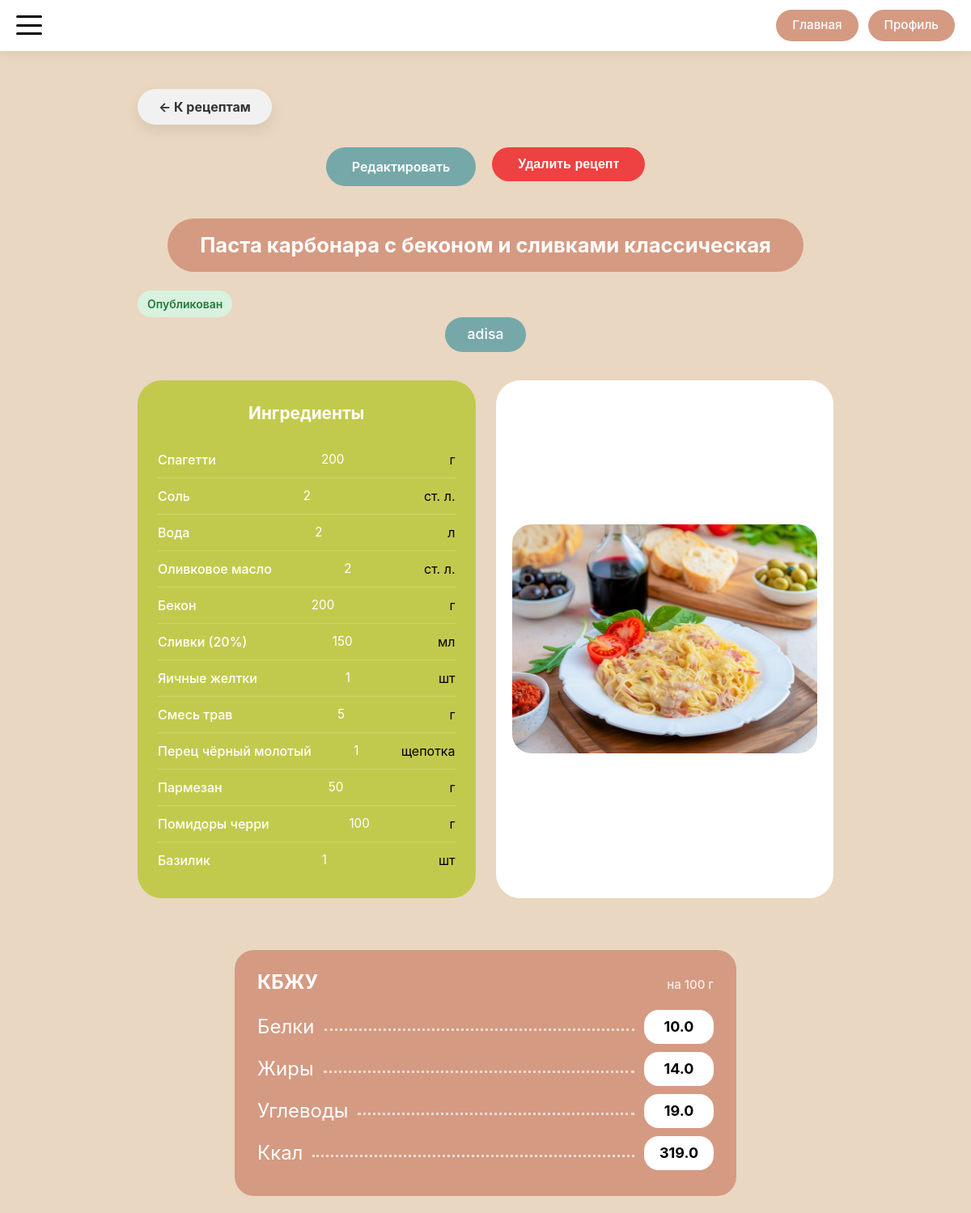
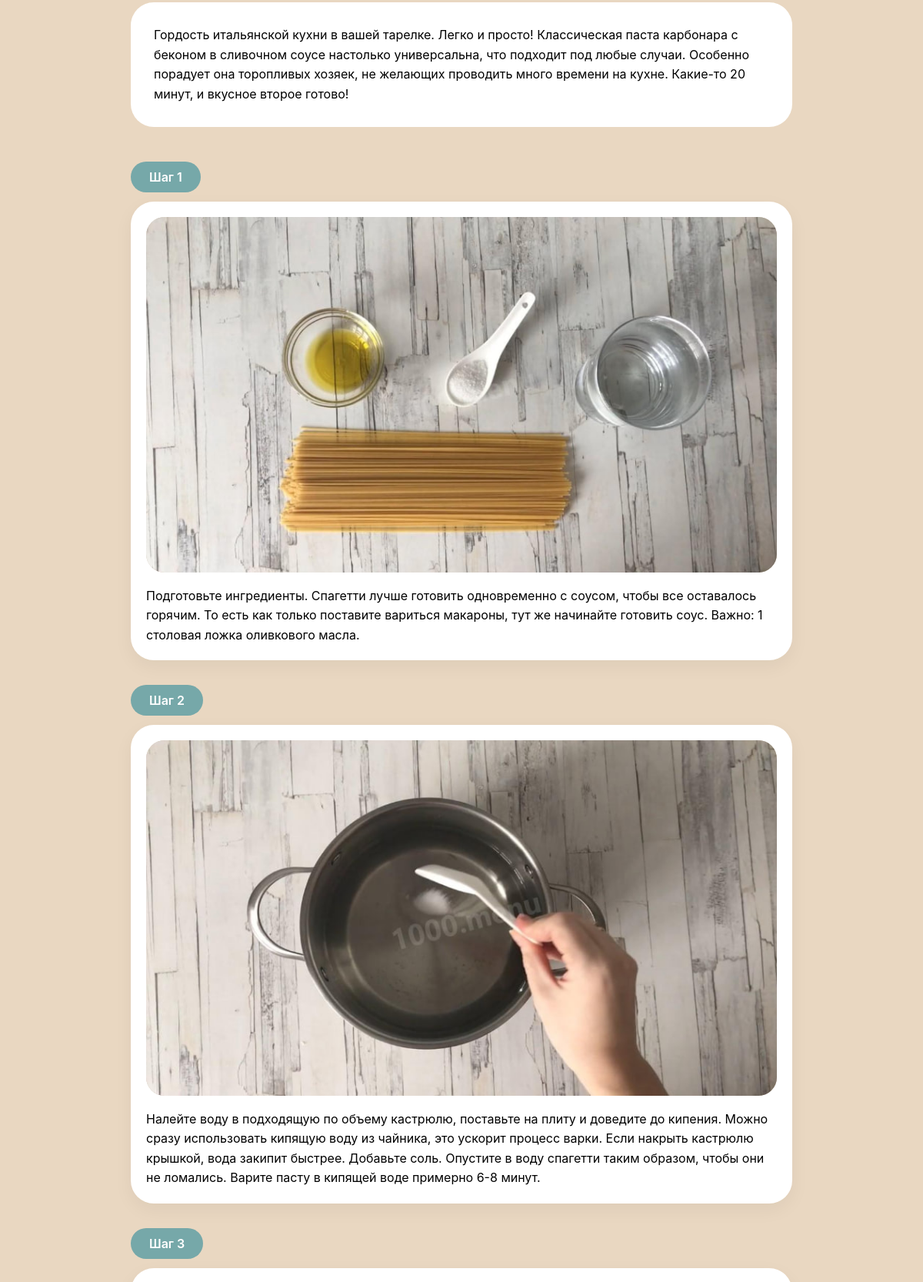
Screenshot of /recipes/18/manage (signed in, upper part) with the database file from the repository (2 pictures, top to bottom).
### models.py (models this page shows, shortened)
class Recipe(db.Model):
    __tablename__ = 'recipe'
    id = db.Column(db.Integer, primary_key=True)
    title = db.Column(db.String(200), nullable=False)
    description = db.Column(db.Text)
    author_id = db.Column(db.Integer, db.ForeignKey('user.id'), nullable=False)
    status = db.Column(db.Enum(RecipeStatusEnum), nullable=False, default=RecipeStatusEnum.PENDING)
    created_at = db.Column(db.DateTime, default=datetime.utcnow)
    updated_at = db.Column(db.DateTime, default=datetime.utcnow, onupdate=datetime.utcnow)
    main_image_url = db.Column(db.String(300))
    calories = db.Column(db.Float, nullable=True)
    proteins = db.Column(db.Float, nullable=True)
    fats = db.Column(db.Float, nullable=True)
    carbohydrates = db.Column(db.Float, nullable=True)
    ingredients = db.Column(db.JSON)  # В SQLAlchemy JSON может хранить массивы
    steps = db.relationship('RecipeStep', backref='recipe', lazy='dynamic', cascade='all, delete-orphan')
    comments = db.relationship('Comment', backref='recipe', lazy='dynamic', cascade='all, delete-orphan')
    notes = db.relationship('Note', backref='recipe', lazy='dynamic', cascade='all, delete-orphan')
    favorites = db.relationship('Favorite', backref='recipe', lazy='dynamic', cascade='all, delete-orphan')
    cart_items = db.relationship('CartItem', backref='recipe', lazy='dynamic', cascade='all, delete-orphan')

class User(db.Model, UserMixin):
    __tablename__ = 'user'
    id = db.Column(db.Integer, primary_key=True)
    username = db.Column(db.String(100), unique=True, nullable=False)
    password_hash = db.Column(db.String(255), nullable=False)
    avatar_url = db.Column(db.String(300))
    created_at = db.Column(db.DateTime, default=datetime.utcnow)
    role = db.Column(db.Enum(UserRoleEnum), nullable=False, default=UserRoleEnum.USER)
    recipes = db.relationship('Recipe', backref='author', lazy='dynamic')
    comments = db.relationship('Comment', backref='author', lazy='dynamic')
    favorites = db.relationship('Favorite', backref='user', lazy='dynamic')
    cart_items = db.relationship('CartItem', backref='user', lazy='dynamic')
    notes = db.relationship('Note', backref='user', lazy='dynamic')
    chefs = db.relationship('Chef', backref='admin', lazy='dynamic')
    articles = db.relationship('Article', backref='author', lazy='dynamic')
    chef_ratings = db.relationship('ChefRating', backref='user', lazy='dynamic', cascade='all, delete-orphan')

class RecipeStep(db.Model):
    __tablename__ = 'recipe_step'
    id = db.Column(db.Integer, primary_key=True)
    recipe_id = db.Column(db.Integer, db.ForeignKey('recipe.id'), nullable=False)
    step_number = db.Column(db.Integer, nullable=False)
    text = db.Column(db.Text, nullable=False)
    image_url = db.Column(db.String(300))
    __table_args__ = (
        db.UniqueConstraint('recipe_id', 'step_number', name='unique_recipe_step'),
    )

### routes/recipe_routes.py (the view)
@app.route('/recipes/<int:recipe_id>/manage')
@login_required
def recipe_manage(recipe_id):
    recipe = Recipe.query.get_or_404(recipe_id)
    if recipe.author_id != current_user.id:
        abort(403)
    comments_allowed = recipe.status == RecipeStatusEnum.PUBLISHED
    comments = get_recipe_comments(recipe.id)
    return render_template(
        'recipes/recipe_manage.html',
        recipe=recipe,
        comments=comments,
        comments_allowed=comments_allowed
    )

### app.py (called while the page is built)
@login_manager.user_loader
def load_user(user_id):
    return User.query.get(int(user_id))

@app.context_processor
def inject_enums():
    return dict(UserRoleEnum=UserRoleEnum)

### routes/recipe_routes.py (called while the page is built)
def get_recipe_comments(recipe_id):
    comments = (
        Comment.query
        .filter_by(recipe_id=recipe_id)
        .order_by(Comment.created_at.asc())
        .all()
    )
    for comment in comments:
        if comment.created_at and comment.updated_at:
            comment.is_edited = (comment.updated_at - comment.created_at).total_seconds() > 1
        else:
            comment.is_edited = False
    return comments

### templates/recipes/recipe_manage.html (shortened to what this page needs)
{% extends 'base/base.html' %}
{% block main_class %}recipe-manage-main{% endblock %}
{% block container_class %}recipe-manage-container{% endblock %}
{% block content %}
{% with back_url=url_for('recipes'), back_text='К рецептам', back_class='recipe-back-btn' %}
{% include 'components/_back_button.html' %}
{% endwith %}
<div class="recipe-manage-actions-bar">
    <a href="{{ url_for('recipe_edit', recipe_id=recipe.id) }}" class="recipe-manage-action-btn action-edit"
       style="text-decoration: none; text-align: center;">Редактировать</a>
    <form id="delete-recipe-form" action="{{ url_for('recipe_delete', recipe_id=recipe.id) }}" method="POST"
          style="display:inline;">
        <button type="button" class="recipe-manage-action-btn action-delete" id="open-delete-modal">
            Удалить рецепт
        </button>
    </form>
</div>
<div class="recipe-manage-info-block">
    <div class="recipe-manage-title-wrapper">
        <div class="recipe-manage-title-pill">{{ recipe.title }}</div>
    </div>
    <div class="recipe-manage-status-wrapper">
        {% if recipe.status.value == 'published' %}
        <div class="recipe-status recipe-status-published">Опубликован</div>
        {% elif recipe.status.value == 'pending' %}
        <div class="recipe-status recipe-status-pending">На модерации</div>
        {% elif recipe.status.value == 'rejected' %}
        <div class="recipe-status recipe-status-rejected">Отклонён</div>
        {% endif %}
    </div>
    <div class="recipe-manage-author-wrapper">
        <div class="recipe-manage-author-pill">{{ recipe.author.username }}</div>
    </div>
    <div class="recipe-manage-ingredients-photo-row">
        <div class="recipe-manage-ingredients-box">
            <div class="recipe-manage-ingredients-title">Ингредиенты</div>
            <ul class="recipe-manage-ingredients-list">
                {% for ingredient in recipe.ingredients %}
                <li class="recipe-ingredient-item">
                    <span class="ingredient-name">{{ ingredient.name }}</span>
                    <span class="ingredient-amount">{{ ingredient.amount }}</span>
                    <span class="ingredient-unit">{{ ingredient.unit }}</span>
                </li>
                {% endfor %}
            </ul>
        </div>
        <div class="recipe-manage-photo-box">
            <div class="recipe-manage-photo-inner">
                <img src="{{ recipe.main_image_url if recipe.main_image_url else 'https://placehold.co' }}"
                     alt="{{ recipe.title }}">
            </div>
        </div>
    </div>
</div>
{% include 'components/_nutrition_view.html' %}
<div class="recipe-manage-description-block">
    <div class="recipe-manage-description-card">
        <div class="recipe-manage-description-content">{{ recipe.description|safe }}</div>
    </div>
</div>
<div class="recipe-manage-steps-block">
    {% for step in recipe.steps %}
    {% set step_index = loop.index %}
    {% include 'components/_step_block.html' %}
    {% endfor %}
</div>
{% endblock %}

### templates/components/_nutrition_view.html
{% set has_nutrition =
recipe.proteins is not none
or recipe.fats is not none
or recipe.carbohydrates is not none
or recipe.calories is not none
%}
{% if has_nutrition %}
<div class="nutrition-view-card">
    <div class="nutrition-view-header">
        <span>КБЖУ</span>
        <span class="nutrition-view-subtitle">на 100 г</span>
    </div>
    <div class="nutrition-view-row">
        <span>Белки</span>
        <span class="nutrition-dots"></span>
        <strong>{{ recipe.proteins if recipe.proteins is not none else '—' }}</strong>
    </div>
    <div class="nutrition-view-row">
        <span>Жиры</span>
        <span class="nutrition-dots"></span>
        <strong>{{ recipe.fats if recipe.fats is not none else '—' }}</strong>
    </div>
    <div class="nutrition-view-row">
        <span>Углеводы</span>
        <span class="nutrition-dots"></span>
        <strong>{{ recipe.carbohydrates if recipe.carbohydrates is not none else '—' }}</strong>
    </div>
    <div class="nutrition-view-row">
        <span>Ккал</span>
        <span class="nutrition-dots"></span>
        <strong>{{ recipe.calories if recipe.calories is not none else '—' }}</strong>
    </div>
</div>
{% endif %}

### templates/components/_step_block.html
<div class="recipe-step-item">
    <div class="step-number-pill">Шаг {{ step_index }}</div>
    <div class="step-card">
        {% if step.image_url %}
        <div class="step-image">
            <img src="{{ step.image_url }}"
                 alt="Шаг {{ step_index }}">
        </div>
        {% endif %}
        <div class="step-text">{{ step.text }}</div>
    </div>
</div>

### rows the page displays
Recipe: title "Паста карбонара с беконом и сливками классическая", main_image_url (picture), proteins "10.0", fats "14.0", carbohydrates "19.0", calories "319.0", description "Гордость итальянской кухни в вашей тарелке. Легко и просто! Классическая паста карбонара с беконом в сливочном соусе настолько универсальна, что подходит под любые случаи. Особенно порадует она торопливых хозяек, не желающих проводить много времени на кухне. Какие-то 20 минут, и вкусное второе готово!"
User: author.username "adisa"
RecipeStep: step_number "1", image_url (picture), text "Подготовьте ингредиенты. Спагетти лучше готовить одновременно с соусом, чтобы все оставалось горячим. То есть как только поставите вариться макароны, тут же начинайте готовить соус. Важно: 1 столовая ложка оливкового масла."
RecipeStep: step_number "2", image_url (picture), text "Налейте воду в подходящую по объему кастрюлю, поставьте на плиту и доведите до кипения. Можно сразу использовать кипящую воду из чайника, это ускорит процесс варки. Если накрыть кастрюлю крышкой, вода закипит быстрее. Добавьте соль. Опустите в воду спагетти таким образом, чтобы они не ломались. Варите пасту в кипящей воде примерно 6-8 минут."
RecipeStep: step_number "3"

### other values shown
{{ back_text }} "К рецептам"
{{ ingredient.name }} "Спагетти" "Соль" "Вода" "Оливковое масло" "Бекон" "Сливки (20%)" "Яичные желтки" "Смесь трав" "Перец чёрный молотый" "Пармезан" "Помидоры черри" "Базилик"
{{ ingredient.amount }} "200" "2" "2" "2" "200" "150" "1" "5" "1" "50" "100" "1"
{{ ingredient.unit }} "г" "ст. л." "л" "ст. л." "г" "мл" "шт" "г" "щепотка" "г" "г" "шт"
